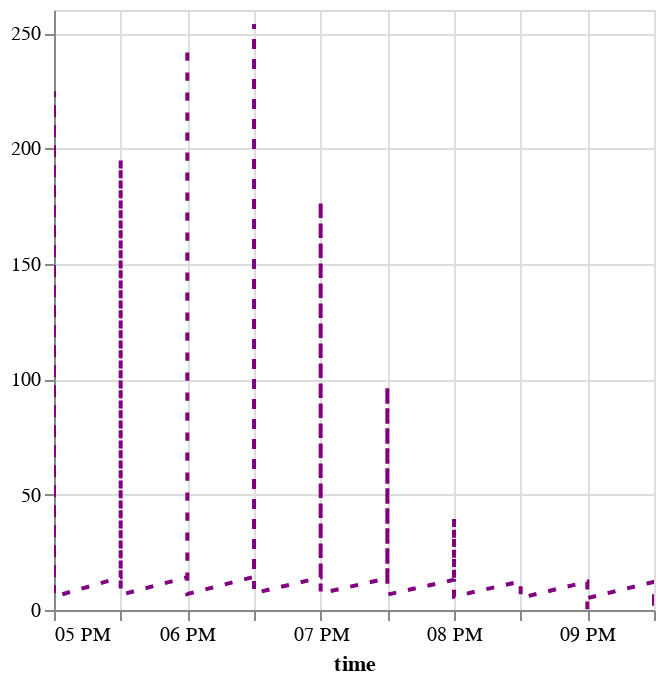

Notebook code for this chart:
### Code cell
plot_control(m_df.tidy(), y="value")

### Figure 1 — Vega-Lite specification as saved in the notebook (floating-point values rounded to 4 significant figures)
{"config": {"view": {"continuousWidth": 300, "continuousHeight": 300}}, "data": {"name": "data-2baaafdd305e446a630d644452c9ca65"}, "mark": {"type": "line", "color": "purple", "strokeDash": [4, 6]}, "encoding": {"x": {"field": "time", "title": "time", "type": "temporal"}, "y": {"field": "value", "scale": {"zero": false}, "title": "", "type": "quantitative"}}, "params": [{"name": "param_5", "select": {"type": "interval"}, "bind": "scales"}], "$schema": "https://vega.github.io/schema/vega-lite/v5.2.0.json", "datasets": {"data-2baaafdd305e446a630d644452c9ca65": [{"time": "2000-06-15T17:00:00", "variable": "TA", "value": 14.22, "is_present": false}, {"time": "2000-06-15T17:30:00", "variable": "TA", "value": 14.11, "is_present": false}, {"time": "2000-06-15T18:00:00", "variable": "TA", "value": 14.23, "is_present": false}, {"time": "2000-06-15T18:30:00", "variable": "TA", "value": 14.4, "is_present": false}, {"time": "2000-06-15T19:00:00", "variable": "TA", "value": 14.09, "is_present": false}, {"time": "2000-06-15T19:30:00", "variable": "TA", "value": 13.71, "is_present": false}, {"time": "2000-06-15T20:00:00", "variable": "TA", "value": 13.08, "is_present": false}, {"time": "2000-06-15T20:30:00", "variable": "TA", "value": 12.41, "is_present": false}, {"time": "2000-06-15T21:00:00", "variable": "TA", "value": 12.27, "is_present": false}, {"time": "2000-06-15T21:30:00", "variable": "TA", "value": 12.2, "is_present": false}, {"time": "2000-06-15T17:00:00", "variable": "SW_IN", "value": 224.8, "is_present": true}, {"time": "2000-06-15T17:30:00", "variable": "SW_IN", "value": 195.3, "is_present": true}, {"time": "2000-06-15T18:00:00", "variable": "SW_IN", "value": 244.2, "is_present": true}, {"time": "2000-06-15T18:30:00", "variable": "SW_IN", "value": 253.9, "is_present": true}, {"time": "2000-06-15T19:00:00", "variable": "SW_IN", "value": 177.3, "is_present": true}, {"time": "2000-06-15T19:30:00", "variable": "SW_IN", "value": 97.07, "is_present": true}, {"time": "2000-06-15T20:00:00", "variable": "SW_IN", "value": 39.71, "is_present": true}, {"time": "2000-06-15T20:30:00", "variable": "SW_IN", "value": 10.65, "is_present": true}, {"time": "2000-06-15T21:00:00", "variable": "SW_IN", "value": 0.32, "is_present": true}, {"time": "2000-06-15T21:30:00", "variable": "SW_IN", "value": 0.0, "is_present": true}, {"time": "2000-06-15T17:00:00", "variable": "VPD", "value": 5.799, "is_present": true}, {"time": "2000-06-15T17:30:00", "variable": "VPD", "value": 6.577, "is_present": true}, {"time": "2000-06-15T18:00:00", "variable": "VPD", "value": 6.931, "is_present": true}, {"time": "2000-06-15T18:30:00", "variable": "VPD", "value": 7.286, "is_present": true}, {"time": "2000-06-15T19:00:00", "variable": "VPD", "value": 7.251, "is_present": true}, {"time": "2000-06-15T19:30:00", "variable": "VPD", "value": 6.683, "is_present": true}, {"time": "2000-06-15T20:00:00", "variable": "VPD", "value": 5.851, "is_present": true}, {"time": "2000-06-15T20:30:00", "variable": "VPD", "value": 5.254, "is_present": true}, {"time": "2000-06-15T21:00:00", "variable": "VPD", "value": 5.164, "is_present": true}, {"time": "2000-06-15T21:30:00", "variable": "VPD", "value": 5.037, "is_present": true}]}}
